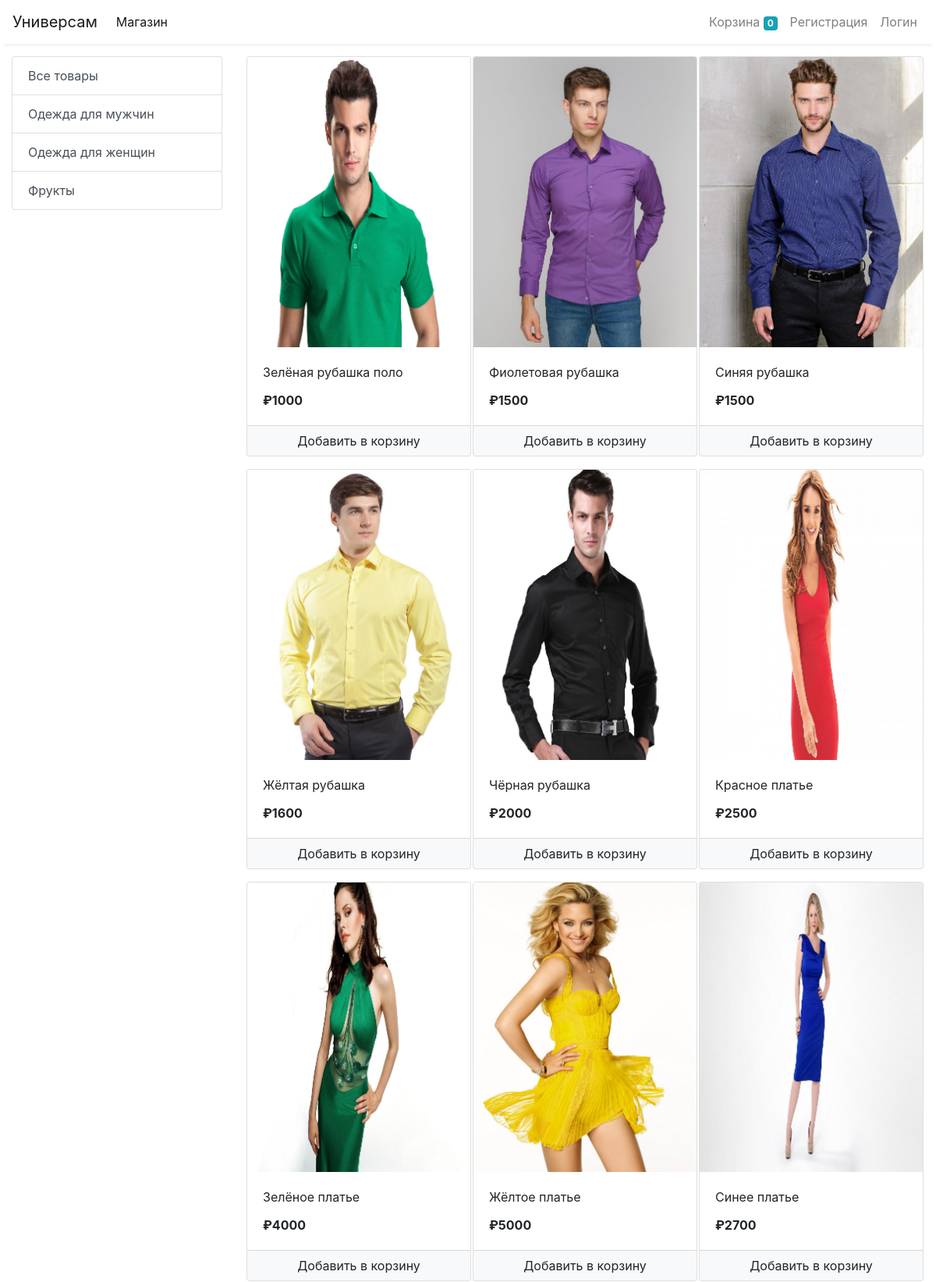
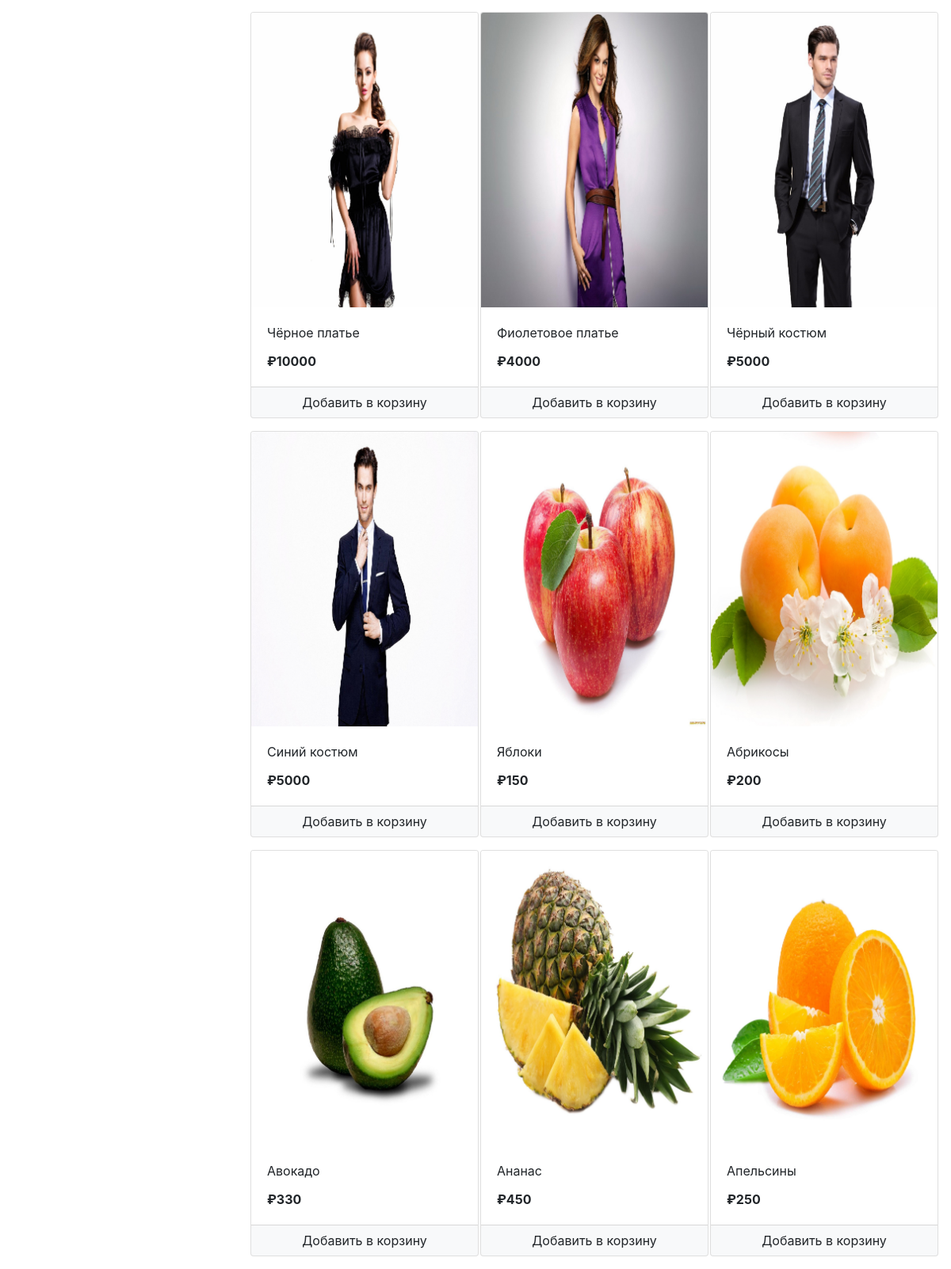
The app's page /store with its own data (2 pictures, top to bottom).
### store/models/category.py (models this page shows, shortened)
class Category(models.Model):
    name = models.CharField(max_length=20)
    @staticmethod
    def get_all_categories():
        return Category.objects.all()

### store/models/product.py (models this page shows, shortened)
class Product(models.Model):
    name = models.CharField(max_length=50)
    price = models.IntegerField(default=0)
    category = models.ForeignKey(Category, on_delete=models.CASCADE, default=1)
    description = models.CharField(max_length=200, default='' , null=True , blank=True)
    image = models.ImageField(upload_to='uploads/products/')
    @staticmethod
    def get_all_products():
        return Product.objects.all()

### store/views/home.py (the view)
# urls.py: path('' , include('store.urls'))
def store(request):
    cart = request.session.get('cart')
    if not cart:
        request.session['cart'] = {}
    products = None
    categories = Category.get_all_categories()
    categoryID = request.GET.get('category')
    if categoryID:
        products = Product.get_all_products_by_categoryid(categoryID)
    else:
        products = Product.get_all_products();
    data = {}
    data['products'] = products
    data['categories'] = categories
    print('you are : ', request.session.get('email'))
    return render(request, 'index.html', data)

### store/templatetags/cart.py (called while the page is built)
@register.filter(name='is_in_cart')
def is_in_cart(product  , cart):
    keys = cart.keys()
    for id in keys:
        if int(id) == product.id:
            return True
    return False;

### store/templatetags/custom_filter.py (called while the page is built)
@register.filter(name='currency')
def currency(number):
    return " ₽"+str(number)

### store/templates/index.html (shortened to what this page needs)
{% extends 'base.html' %}
{% block content %}
{% load cart %}
{% load custom_filter %}
<div class="container-fluid mt-3">
	<div class="row">
		<div class="col-lg-3 mx-auto">
			<div class="list-group">
				<a href="/" class="list-group-item list-group-item-action">Все товары</a>
				{% for category in categories %}
				<a href="/?category={{category.id}}"
					class="list-group-item list-group-item-action">{{category.name}}</a>
				{% endfor %}
			</div>
		</div>
		<div id='products' class="col-lg-9 mx-auto">
			<div class="row mx-auto">
				{% for product in products %}
				<div class="card mx-auto mb-3" id={{product.id}} style="width: 18rem;">
					<img class="card-img-top" src="{{product.image.url}}" alt="Card image cap">
					<div class="card-body">
						<p class="card-title">{{product.name}}</p>
						<p class="card-text"><b>{{product.price|currency}}</b></p>
					</div>
					<div class="card-footer p-0 no-gutters">
						{% if product|is_in_cart:request.session.cart %}
						<div class="row no-gutters">
							<form action="/#{{product.id}}" class="col-2 " method="post">
								{% csrf_token %}
								<input hidden type="text" name='product' value='{{product.id}}'>
								<input hidden type="text" name='remove' value='True'>
								<input type="submit" value=" - " class="btn btn-block btn-light border-right">
							</form>
							<div class="text-center col">{{product|cart_quantity:request.session.cart}} в корзину</div>
							<form action="/#{{product.id}}" class="col-2 " method="post">
								{% csrf_token %}
								<input hidden type="text" name='product' value='{{product.id}}'>
								<input type="submit" value=" + " class="btn btn-block btn-light border-left">
							</form>
						</div>
						{% else %}
						<form action="/#{{product.id}}" method="POST" class="btn-block">
							<input type="submit" class="float-right btn btn-light  form-control"
								value="Добавить в корзину">
						</form>
						{% endif %}
					</div>
				</div>
				{% endfor %}
			</div>
		</div>
	</div>
</div>
{% endblock %}

### store/templates/base.html (shortened to what this page needs)
<!doctype html>
<html lang="en">
<head>
  <link rel="stylesheet" href="https://maxcdn.bootstrapcdn.com/bootstrap/4.0.0/css/bootstrap.min.css"
>
</head>
<body>
  <nav class="one-edge-shadow
  sticky-top navbar
  navbar-expand-lg
   navbar-light bg-white">
    <a class="navbar-brand" href="/">Универсам</a>
    <div class="collapse navbar-collapse" id="navbarSupportedContent">
      <ul class="navbar-nav mr-auto">
        <li class="nav-item active">
          <a class="nav-link" href="/store">Магазин <span class="sr-only">(current)</span></a>
        </li>
      </ul>
      <ul class=" navbar-nav my-2 my-lg-0">
        <li class="nav-item ">
          <a class="nav-link" href="/cart">Корзина
            <span class="badge badge-info">{{request.session.cart.keys|length}}</span>
            <span class="sr-only">(current)</span></a>
        </li>
        {% if request.session.customer %}
        <li class="nav-item ">
          <a class="nav-link" href="/orders">Заказы<span class="sr-only">(current)</span></a>
        </li>
        <li class="nav-item ">
          <a class="nav-link" href="/logout">Выход из системы<span class="sr-only">(current)</span></a>
        </li>
        {% else %}
        <li class="nav-item ">
          <a class="nav-link" href="/signup">Регистрация<span class="sr-only">(current)</span></a>
        </li>
        <li class="nav-item ">
          <a class="nav-link" href="/login">Логин<span class="sr-only">(current)</span></a>
        </li>
        {% endif %}
      </ul>
    </div>
  </nav>
    {% block content %}{% endblock %}
</body>
</html>

### store/templates/base.html (style rules this page uses)
nav { background-color: white; }
.one-edge-shadow { box-shadow: 0 8px 2px -5px rgb(246, 245, 245); }

### records on screen
Category: name "Одежда для мужчин"
Category: name "Одежда для женщин"
Category: name "Фрукты"
Product: {{ product.id }} 1 (drawn), image (picture), name "Зелёная рубашка поло", price "₽1000"
Product: image (picture), name "Фиолетовая рубашка", price "₽1500"
Product: image (picture), name "Синяя рубашка", price "₽1500"
Product: image (picture), name "Жёлтая рубашка", price "₽1600"
Product: image (picture), name "Чёрная рубашка", price "₽2000"
Product: image (picture), name "Красное платье", price "₽2500"
Product: image (picture), name "Зелёное платье", price "₽4000"
Product: image (picture), name "Жёлтое платье", price "₽5000"
Product: image (picture), name "Синее платье", price "₽2700"
Product: image (picture), name "Чёрное платье", price "₽10000"
Product: image (picture), name "Фиолетовое платье", price "₽4000"
Product: image (picture), name "Чёрный костюм", price "₽5000"
Product: image (picture), name "Синий костюм", price "₽5000"
Product: image (picture), name "Яблоки", price "₽150"
Product: image (picture), name "Абрикосы", price "₽200"
Product: image (picture), name "Авокадо", price "₽330"
Product: image (picture), name "Ананас", price "₽450"
Product: {{ product.id }} 18 (drawn), image (picture), name "Апельсины", price "₽250"

### other values on screen
{{ request.session.cart.keys|length }} "0"
